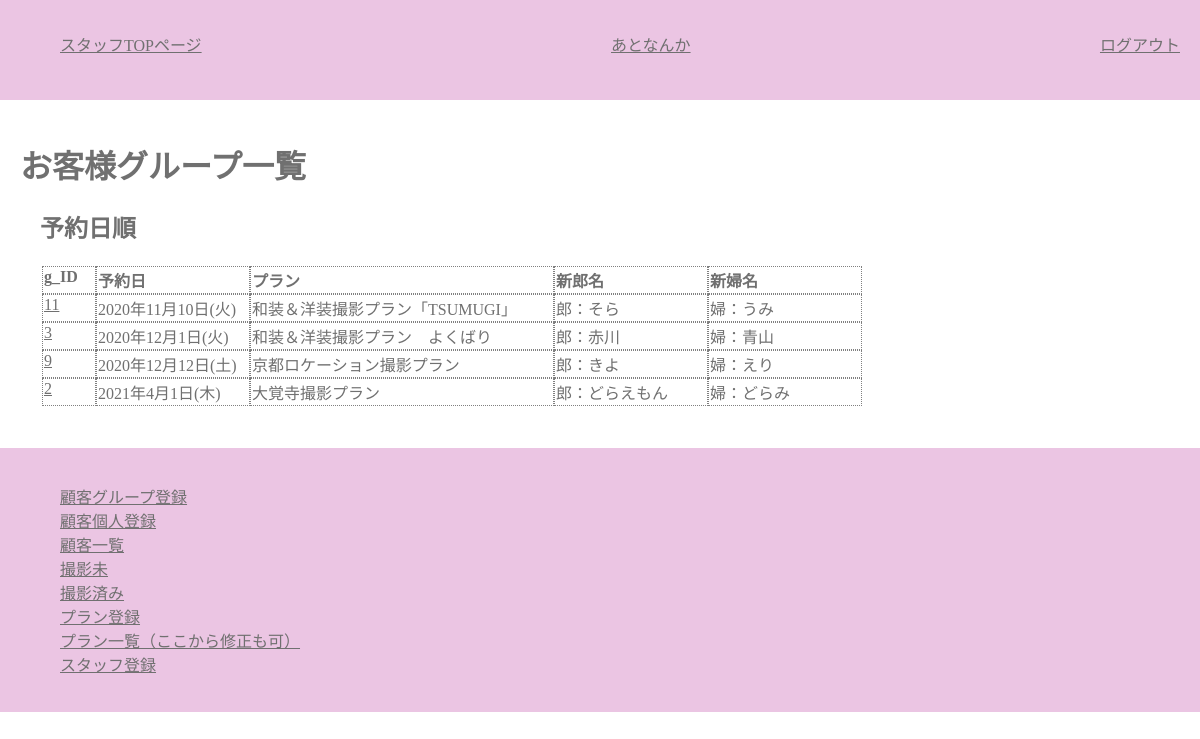
Page /staff/c_group_list.php (signed in) on the earlier database version.
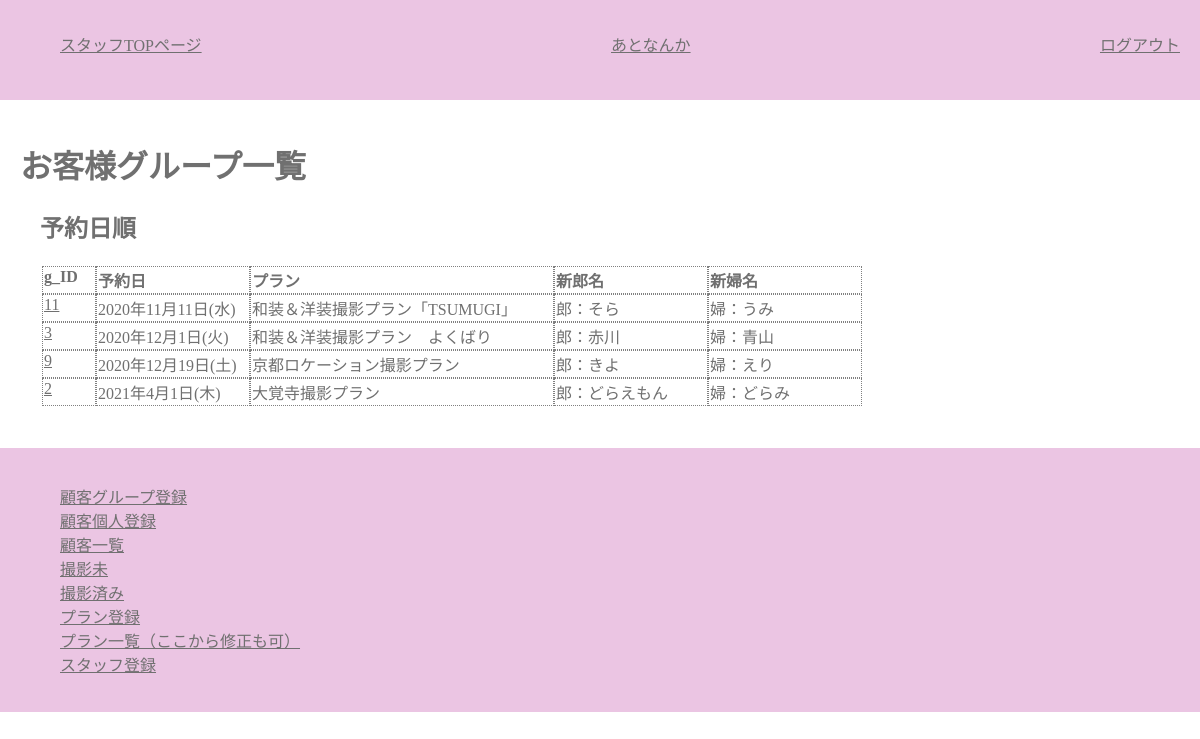
Same page on the later database version.
### tables this page shows
CREATE TABLE `customers` (
  `c_id` varchar(32) NOT NULL,
  `c_group_id` int(11) NOT NULL,
  `c_name` varchar(32) NOT NULL,
  `c_pass` varchar(64) NOT NULL,
  `c_mail` varchar(64) NOT NULL,
  `c_tell` varchar(11) NOT NULL,
  `c_zip` char(7) NOT NULL,
  `c_address` varchar(64) NOT NULL,
  `c_gender` tinyint(1) NOT NULL
);

CREATE TABLE `c_groups` (
  `c_group_id` int(11) NOT NULL,
  `p_id` int(11) NOT NULL,
  `reserve_day` date NOT NULL,
  `reserve_time` time NOT NULL,
  `estimate` tinyint(1) NOT NULL,
  `invoce` tinyint(1) NOT NULL,
  `payment` tinyint(1) NOT NULL,
  `d_product` tinyint(1) NOT NULL,
  `new_zip` char(7) NOT NULL,
  `new_address` varchar(64) NOT NULL
);

CREATE TABLE `plans` (
  `p_id` int(11) NOT NULL,
  `p_name` varchar(32) NOT NULL,
  `p_wear` varchar(32) NOT NULL
);

### class/meeting.class.php (called while the page is built, shortened)
<?php
class Meeting{
	private $pdo;
	public function __construct(){
		$host  = "localhost";
		$dbname= "meeting_app";
		$dbuser= "root";
		$dbpass= "";
		$dsn = "mysql:host={$host};dbname={$dbname};charset=utf8";
		$this->pdo = new PDO($dsn,$dbuser,$dbpass);
	}
	public function getGroomBrideGrouopAllDate() {
		$sql  ="SELECT groom.c_name AS g_name,bride.c_name AS b_name,reserve_day,p_name,c_groups.c_group_id AS group_id ";
		$sql .="FROM customers AS groom,customers AS bride,c_groups,plans ";
		$sql .="WHERE c_groups.c_group_id=groom.c_group_id ";
		$sql .="AND c_groups.c_group_id=bride.c_group_id ";
		$sql .="AND c_groups.p_id=plans.p_id ";
		$sql .="AND groom.c_gender=0 AND bride.c_gender=1 ";
		$sql .="ORDER BY reserve_day";
		$row = $this->pdo->query($sql);
		return $row;
	}
}
?>

### staff/c_group_list.php (the view, shortened to what this page needs)
<?php
require_once("../class/meeting.class.php");
function h($str) {
	return htmlspecialchars($str,ENT_QUOTES);
}
$obj =new Meeting();
$rows =$obj->getGroomBrideGrouopAllDate();
?>
<?php require_once("header_for_staff.php"); ?>
		<main>
			<h1>お客様グループ一覧</h1>
			<section>
			<h2>予約日順</h2>
					<table class="list">
					<tr>
						<th class="list_id_num">g_ID</th><th class="list_r_day">予約日</th><th class="list_p_name">プラン</th><th class="list_c_name">新郎名</th><th class="list_c_name">新婦名</th>
					</tr>
					<?php while($row=$rows->fetch(PDO::FETCH_ASSOC)): ?>
					<tr>
						<td class="list_id_num"><a href="c_group_each.php?group_id=<?php echo $row["group_id"];?>" ><?php echo $row["group_id"];?></a></td>
						<td class="list_r_day"><?php
							$reserve_day = $row["reserve_day"];
							$week = ["日","月","火","水","木","金","土"];
							$hi = date('w', strtotime($reserve_day));
							$youbi = $week[$hi];
							$rd =  date('Y年n月j日', strtotime($reserve_day))."(".$youbi.")";
							echo h($rd);
						?></td>
						<td class="list_p_name"><?php echo h($row["p_name"]); ?></td>
						<td class="list_c_name">郎：<?php echo h($row["g_name"]); ?></td>
						<td class="list_c_name">婦：<?php echo h($row["b_name"]); ?></td>
					</tr>
					<?php endwhile; ?>
					</table>
			</section>
		</main>
<?php include("footer_for_staffpage.php"); ?>

### staff/header_for_staff.php (shortened to what this page needs)
<!DOCTYPE html>
<html lang="ja">
	<head>
		<mate charset="utf-8">
		<link rel="stylesheet" href="../css/style.css">
		<link rel="stylesheet" href="https://use.fontawesome.com/releases/v5.6.4/css/all.css" />
		<link rel="stylesheet" href="https://unpkg.com/ress/dist/ress.min.css" />
	</head>
	<body>
		<header>
			<ul>
				<li><a href="staff_top.php">スタッフTOPページ</a></li>
				<li><a href="">あとなんか</a></li>
				<li><a href="exec_staff_logout.php">ログアウト</a></li>
			</ul>
		</header>

### staff/footer_for_staffpage.php (shortened to what this page needs)
		<footer>
			<ul>
				<li><a href="c_group_id_add.php">顧客グループ登録<a></li>
				<li><a href="c_add.php">顧客個人登録<a></li>
				<li><a href="c_group_list.php">顧客一覧<a></li>
				<li><a href="">撮影未<a></li>
				<li><a href="">撮影済み<a></li>
				<li><a href="plan_add.php">プラン登録<a></li>
				<li><a href="plan_list.php">プラン一覧（ここから修正も可）<a></li>
				<li><a href="staff_add.php">スタッフ登録<a></li>
			</ul>
		</footer>
	</body>
</html>

### css/style.css (style rules this page uses)
body { color: #707070; margin:auto; font-family: 'Noto Serif JP', serif; }
header { height: 60px; line-height:20px; background-color: #EBC5E3; text-align:center; padding:20px; }
header ul { display:flex; justify-content:space-between; }
footer { background-color: #EBC5E3; padding:20px; }
main { padding:20px; }
ul { list-style:none; }
a { color:#707070; }
section { margin:20px; }
table { margin-bottom:20px; }
table tr { display:flex; flex-direction:column; }
table tr th { text-align:left; }
table { width:100%; }
table.row3 td,th { width:33%; }
table.row2 td,th { width:200px; }
table.list tr { display:flex; flex-direction:row; //border:dotted 1px gray; }
table.list th,table.list td { border:dotted 1px gray; //width:200px; }
.list_id_num { width:50px; }
.list_p_name { width:300px; }
.list_p_wear,.list_r_day,.list_c_name { width:150px; }

Differences in the rows shown:
changed through a linked row, customers "そら": c_group.reserve_day "2020年11月10日(火)" → "2020年11月11日(水)"
changed through a linked row, customers "きよ": c_group.reserve_day "2020年12月12日(土)" → "2020年12月19日(土)"
